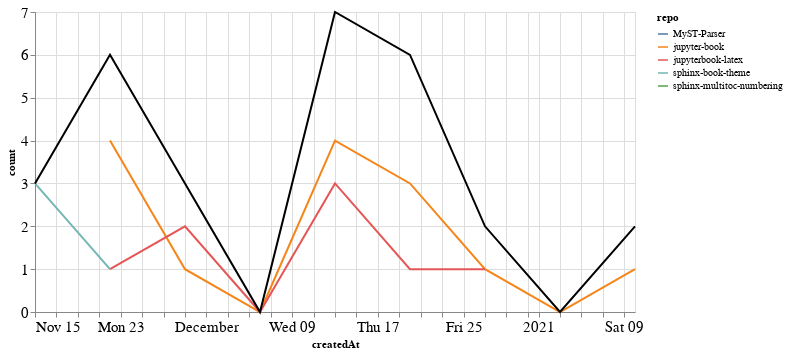

The notebook cell saved with this chart:
### Markdown cell above
### Comments

### Code cell
comments_time = comments.groupby('repo').resample('W', on='createdAt').count()['author'].reset_index()
comments_time = comments_time.rename(columns={'author': 'count'})
comments_time_total = comments_time.groupby('createdAt').agg({"count": "sum"}).reset_index()
ch1 = alt.Chart(comments_time, width=600).mark_line().encode(
    x='createdAt',
    y='count',
    color='repo',
    tooltip="repo"
)

ch2 = alt.Chart(comments_time_total, width=600).mark_line(color="black").encode(
    x='createdAt',
    y='count',
)

ch1 + ch2

### Figure 1 — Vega-Lite specification as saved in the notebook (floating-point values rounded to 4 significant figures)
{"config": {"axisLeft": {"labelFontSize": 15}, "axisBottom": {"labelFontSize": 15}}, "layer": [{"data": {"name": "data-c9c1b86a481a13604b9c5eb5ab9d4d62"}, "mark": "line", "encoding": {"color": {"type": "nominal", "field": "repo"}, "tooltip": {"type": "nominal", "field": "repo"}, "x": {"type": "temporal", "field": "createdAt"}, "y": {"type": "quantitative", "field": "count"}}, "width": 600}, {"data": {"name": "data-5b2a250b6d241c57844552e25be3815c"}, "mark": {"type": "line", "color": "black"}, "encoding": {"x": {"type": "temporal", "field": "createdAt"}, "y": {"type": "quantitative", "field": "count"}}, "width": 600}], "$schema": "https://vega.github.io/schema/vega-lite/v4.8.1.json", "datasets": {"data-c9c1b86a481a13604b9c5eb5ab9d4d62": [{"repo": "MyST-Parser", "createdAt": "2020-12-20T00:00:00", "count": 2}, {"repo": "jupyter-book", "createdAt": "2020-11-22T00:00:00", "count": 4}, {"repo": "jupyter-book", "createdAt": "2020-11-29T00:00:00", "count": 1}, {"repo": "jupyter-book", "createdAt": "2020-12-06T00:00:00", "count": 0}, {"repo": "jupyter-book", "createdAt": "2020-12-13T00:00:00", "count": 4}, {"repo": "jupyter-book", "createdAt": "2020-12-20T00:00:00", "count": 3}, {"repo": "jupyter-book", "createdAt": "2020-12-27T00:00:00", "count": 1}, {"repo": "jupyter-book", "createdAt": "2021-01-03T00:00:00", "count": 0}, {"repo": "jupyter-book", "createdAt": "2021-01-10T00:00:00", "count": 1}, {"repo": "jupyterbook-latex", "createdAt": "2020-11-22T00:00:00", "count": 1}, {"repo": "jupyterbook-latex", "createdAt": "2020-11-29T00:00:00", "count": 2}, {"repo": "jupyterbook-latex", "createdAt": "2020-12-06T00:00:00", "count": 0}, {"repo": "jupyterbook-latex", "createdAt": "2020-12-13T00:00:00", "count": 3}, {"repo": "jupyterbook-latex", "createdAt": "2020-12-20T00:00:00", "count": 1}, {"repo": "jupyterbook-latex", "createdAt": "2020-12-27T00:00:00", "count": 1}, {"repo": "sphinx-book-theme", "createdAt": "2020-11-15T00:00:00", "count": 3}, {"repo": "sphinx-book-theme", "createdAt": "2020-11-22T00:00:00", "count": 1}, {"repo": "sphinx-multitoc-numbering", "createdAt": "2021-01-10T00:00:00", "count": 1}], "data-5b2a250b6d241c57844552e25be3815c": [{"createdAt": "2020-11-15T00:00:00", "count": 3}, {"createdAt": "2020-11-22T00:00:00", "count": 6}, {"createdAt": "2020-11-29T00:00:00", "count": 3}, {"createdAt": "2020-12-06T00:00:00", "count": 0}, {"createdAt": "2020-12-13T00:00:00", "count": 7}, {"createdAt": "2020-12-20T00:00:00", "count": 6}, {"createdAt": "2020-12-27T00:00:00", "count": 2}, {"createdAt": "2021-01-03T00:00:00", "count": 0}, {"createdAt": "2021-01-10T00:00:00", "count": 2}]}}
